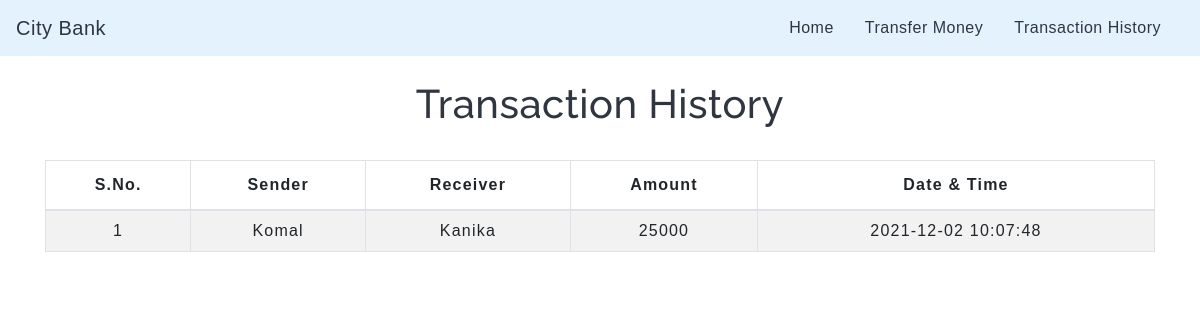
The page /transactionhistory.php on the database its author committed.
### tables this page shows
CREATE TABLE `transaction` (
  `sno` int(3) NOT NULL,
  `sender` text NOT NULL,
  `receiver` text NOT NULL,
  `balance` int(8) NOT NULL,
  `datetime` datetime NOT NULL DEFAULT current_timestamp()
);

### transactionhistory.php (the view, shortened to what this page needs)
<!DOCTYPE html>
<html lang="en">
<head>
    <link rel="stylesheet" href="https://stackpath.bootstrapcdn.com/bootstrap/4.5.2/css/bootstrap.min.css">
    <link rel="stylesheet" type="text/css" href="css/table.css">
    <link rel="stylesheet" type="text/css" href="css/navbar.css">
</head>
<body>
<?php
  include 'navbar.php';
?>
	<div class="container">
        <h2 class="text-center pt-4">Transaction History</h2>
       <br>
       <div class="table-responsive-sm">
    <table class="table table-hover table-striped table-condensed table-bordered">
        <thead>
            <tr>
                <th class="text-center">S.No.</th>
                <th class="text-center">Sender</th>
                <th class="text-center">Receiver</th>
                <th class="text-center">Amount</th>
                <th class="text-center">Date & Time</th>
            </tr>
        </thead>
        <tbody>
        <?php
            include 'config.php';
            $sql ="select * from transaction";
            $query =mysqli_query($conn, $sql);
            while($rows = mysqli_fetch_assoc($query))
            {
        ?>
            <tr>
            <td class="py-2"><?php echo $rows['sno']; ?></td>
            <td class="py-2"><?php echo $rows['sender']; ?></td>
            <td class="py-2"><?php echo $rows['receiver']; ?></td>
            <td class="py-2"><?php echo $rows['balance']; ?> </td>
            <td class="py-2"><?php echo $rows['datetime']; ?> </td>
        <?php
            }
        ?>
        </tbody>
    </table>
    </div>
</div>
</body>
</html>

### css/table.css (style rules this page uses)
* { padding: 0; margin: 0; box-sizing: border-box; font-family: sans-serif; }
h2 { font-size: 40px; }
table { letter-spacing: 1.2px; }
td { text-align: center; }

### css/navbar.css (style rules this page uses)
h2 { color: #2F363F; letter-spacing: 0.5px; font-family: raleway; }

### rows shown on the page
transaction: sno "1", sender "Komal", receiver "Kanika", balance "25000", datetime "2021-12-02 10:07:48"
